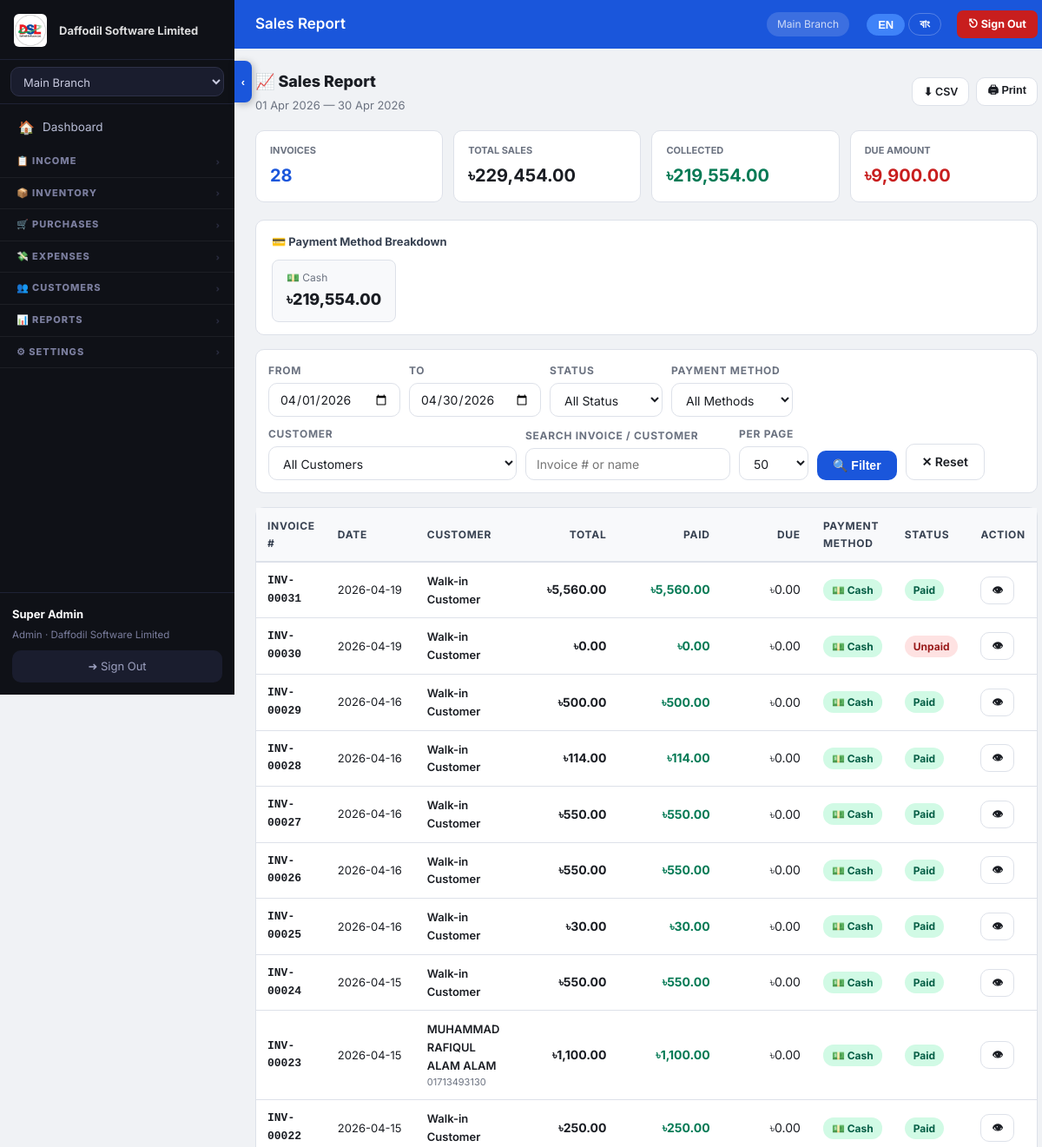
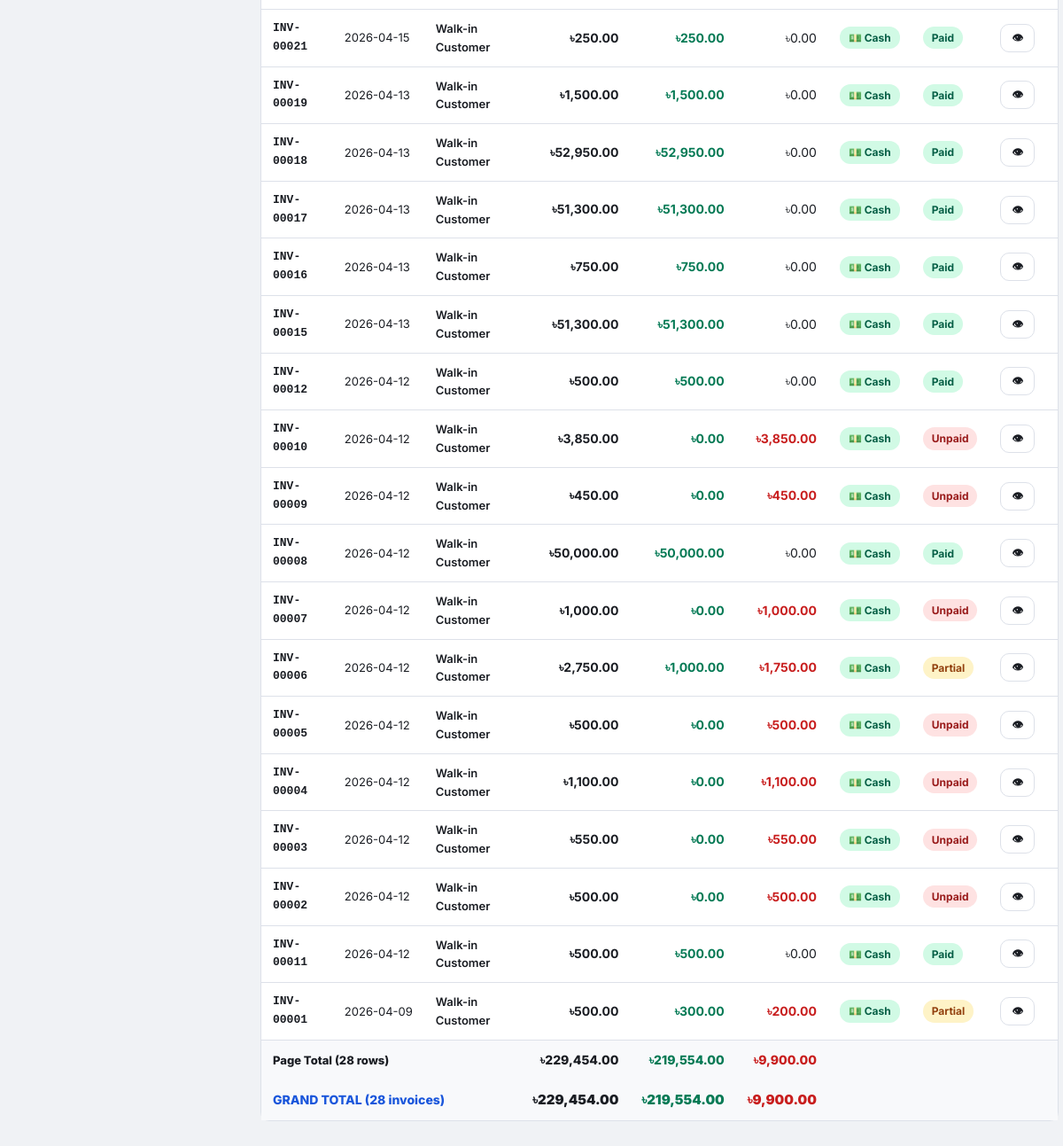
Screenshot of /public/report-sales_old.php (signed in) with the database file from the repository (2 pictures, top to bottom).
### tables this page shows
CREATE TABLE `company_settings` (
  `id` int(10) UNSIGNED NOT NULL,
  `tenant_id` int(10) UNSIGNED NOT NULL,
  `company_name` varchar(150) NOT NULL DEFAULT '',
  `address` text,
  `city` varchar(100) DEFAULT NULL,
  `country` varchar(100) DEFAULT NULL,
  `phone` varchar(50) DEFAULT NULL,
  `phone2` varchar(50) DEFAULT NULL,
  `email` varchar(150) DEFAULT NULL,
  `website` varchar(200) DEFAULT NULL,
  `logo_path` varchar(300) DEFAULT NULL,
  `currency` varchar(10) DEFAULT '$',
  `currency_code` varchar(5) DEFAULT 'USD',
  `tax_label` varchar(30) DEFAULT 'VAT',
  `invoice_prefix` varchar(10) DEFAULT 'INV',
  `footer_note` text,
  `updated_at` datetime DEFAULT CURRENT_TIMESTAMP ON UPDATE CURRENT_TIMESTAMP,
  `loyalty_earn_amount` decimal(10,2) NOT NULL DEFAULT '100.00',
  `loyalty_earn_points` int(11) NOT NULL DEFAULT '1',
  `loyalty_redeem_value` decimal(10,4) NOT NULL DEFAULT '1.0000',
  `loyalty_enabled` tinyint(1) NOT NULL DEFAULT '1',
  `loyalty_min_redeem` int(11) NOT NULL DEFAULT '10',
  `loyalty_expiry_days` int(11) NOT NULL DEFAULT '0'
);

CREATE TABLE `branches` (
  `id` int(10) UNSIGNED NOT NULL,
  `tenant_id` int(10) UNSIGNED NOT NULL,
  `name` varchar(120) NOT NULL,
  `address` text,
  `phone` varchar(30) DEFAULT NULL,
  `is_active` tinyint(1) DEFAULT '1',
  `branch_password` varchar(255) DEFAULT NULL,
  `created_at` datetime DEFAULT CURRENT_TIMESTAMP
);

CREATE TABLE `income` (
  `id` int(10) UNSIGNED NOT NULL,
  `tenant_id` int(10) UNSIGNED NOT NULL,
  `branch_id` int(10) UNSIGNED NOT NULL,
  `invoice_no` varchar(40) NOT NULL,
  `customer_id` int(10) UNSIGNED DEFAULT NULL,
  `customer_name` varchar(120) DEFAULT NULL,
  `date` date NOT NULL,
  `due_date` date DEFAULT NULL,
  `subtotal` decimal(14,2) NOT NULL DEFAULT '0.00',
  `tax_pct` decimal(5,2) DEFAULT '0.00',
  `tax_amount` decimal(14,2) DEFAULT '0.00',
  `discount` decimal(14,2) DEFAULT '0.00',
  `total` decimal(14,2) NOT NULL DEFAULT '0.00',
  `paid` decimal(14,2) DEFAULT '0.00',
  `payment_method` varchar(30) NOT NULL DEFAULT 'cash',
  `balance` decimal(14,2) GENERATED ALWAYS AS ((`total` - `paid`)) STORED,
  `status` enum('draft','unpaid','partial','paid','cancelled') DEFAULT 'unpaid',
  `notes` text,
  `created_by` int(10) UNSIGNED DEFAULT NULL,
  `created_at` datetime DEFAULT CURRENT_TIMESTAMP
);

CREATE TABLE `customers` (
  `id` int(10) UNSIGNED NOT NULL,
  `tenant_id` int(10) UNSIGNED NOT NULL,
  `name` varchar(120) NOT NULL,
  `email` varchar(150) DEFAULT NULL,
  `phone` varchar(30) DEFAULT NULL,
  `address` text,
  `loyalty_points` int(11) NOT NULL DEFAULT '0',
  `membership_tier_id` int(11) DEFAULT NULL,
  `membership_password` varchar(255) NOT NULL DEFAULT '',
  `created_at` datetime DEFAULT CURRENT_TIMESTAMP
);

### public/report-sales_old.php (the view, shortened to what the rows shown need)
<?php
require_once __DIR__ . '/../src/core.php';
$page_title = 'Sales Report';
$tid = tid(); $bid = brid();
$from      = $_GET['from']    ?? date('Y-m-01');
$to        = $_GET['to']      ?? date('Y-m-d');
$per_page  = max(10, min(200, (int)($_GET['per_page'] ?? 50)));
$page      = max(1, (int)($_GET['page'] ?? 1));
$where  = ['i.tenant_id=?','i.branch_id=?'];
$params = [$tid, $bid];
if ($from && $to)       { $where[] = 'i.date BETWEEN ? AND ?'; $params[] = $from; $params[] = $to; }
$whereStr = implode(' AND ', $where);
$joinStr  = 'FROM income i LEFT JOIN customers c ON c.id=i.customer_id';
$cnt_stmt = db()->prepare("SELECT COUNT(*) $joinStr WHERE $whereStr");
$cnt_stmt->execute($params);
$total_rows  = (int)$cnt_stmt->fetchColumn();
$total_pages = max(1, (int)ceil($total_rows / $per_page));
$page        = min($page, $total_pages);
$offset      = ($page-1)*$per_page;
$rows_stmt = db()->prepare(
    "SELECT i.*, c.name cust_name, c.phone cust_phone
     $joinStr WHERE $whereStr
     ORDER BY i.date DESC, i.id DESC
     LIMIT $per_page OFFSET $offset"
);
$rows_stmt->execute($params);
$rows = $rows_stmt->fetchAll();
function pay_badge(string $method): string {
    $map = [
        'cash'  => ['💵 Cash',  'pay-cash'],
        'card'  => ['💳 Card',  'pay-card'],
        'bkash' => ['💚 bKash', 'pay-bkash'],
        'nagad' => ['📲 Nagad', 'pay-nagad'],
        'upay'  => ['🪙 UPay',  'pay-upay'],
    ];
    $m = strtolower(trim($method));
    $info = $map[$m] ?? ['❓ ' . ucfirst($m ?: 'N/A'), 'pay-other'];
    return '<span class="pay-badge ' . $info[1] . '">' . $info[0] . '</span>';
}
$currency = !empty($_SESSION['currency'] ?? '') ? $_SESSION['currency'] : '৳';
?>
<div style="display:flex;justify-content:space-between;align-items:center;margin-bottom:18px;flex-wrap:wrap;gap:10px">
  <div>
    <h2 style="font-size:18px;font-weight:800;margin:0">📈 Sales Report</h2>
  </div>
</div>
<div class="card" style="padding:0">
  <div class="table-wrap">
    <table>
      <thead>
        <tr>
          <th>Invoice #</th>
          <th>Date</th>
          <th>Customer</th>
          <th style="text-align:right">Total</th>
          <th style="text-align:right">Paid</th>
          <th style="text-align:right">Due</th>
          <th>Payment Method</th>
          <th>Status</th>
          <th class="no-print">Action</th>
        </tr>
      </thead>
      <tbody>
        <?php if (empty($rows)): ?>
        <tr><td colspan="9" style="text-align:center;padding:40px;color:#9ca3af">No sales found for the selected filters.</td></tr>
        <?php else:
          foreach ($rows as $r):
            $due = (float)$r['total'] - (float)$r['paid'];
        ?>
        <tr>
          <td style="font-weight:700;font-family:monospace;font-size:13px"><?= h($r['invoice_no'] ?? '') ?></td>
          <td style="font-size:13px;white-space:nowrap"><?= h($r['date'] ?? '') ?></td>
          <td>
            <div style="font-weight:600;font-size:13px"><?= h($r['cust_name'] ?? 'Walk-in Customer') ?></div>
            <?php if (!empty($r['cust_phone'])): ?><div style="font-size:11px;color:#6b7280"><?= h($r['cust_phone']) ?></div><?php endif; ?>
          </td>
          <td style="text-align:right;font-weight:700"><?= $currency ?><?= number_format((float)$r['total'],2) ?></td>
          <td style="text-align:right;color:var(--c-income);font-weight:700"><?= $currency ?><?= number_format((float)$r['paid'],2) ?></td>
          <td style="text-align:right;<?= $due>0?'color:var(--c-expense);font-weight:700':'' ?>"><?= $currency ?><?= number_format($due,2) ?></td>
          <td><?= pay_badge($r['payment_method'] ?? 'cash') ?></td>
          <td>
            <?php
            $sc = ['paid'=>'badge-paid','unpaid'=>'badge-unpaid','partial'=>'badge-partial','cancelled'=>'badge-cancelled'];
            $st = strtolower($r['status'] ?? '');
            echo '<span class="badge '.($sc[$st]??'badge-draft').'">'.ucfirst($st).'</span>';
            ?>
          </td>
          <td class="no-print">
            <a href="invoice-view.php?id=<?= $r['id'] ?>" class="btn btn-outline btn-sm">👁</a>
          </td>
        </tr>
        <?php endforeach; endif; ?>
      </tbody>
    </table>
  </div>
</div>
<?php
$content = ob_get_clean();
include __DIR__ . '/../templates/layout.php';

### templates/layout.php (shortened to what the rows shown need)
<?php
$user             = auth();
$branches         = get_branches();
$active_branch    = brid();
$cs_stmt          = db()->prepare('SELECT * FROM company_settings WHERE tenant_id=?');
$cs_stmt->execute([tid()]);
$cs               = $cs_stmt->fetch() ?: [];
$app_display_name = !empty($cs['company_name']) ? $cs['company_name'] : APP_NAME;
$logo_url         = '';
if (!empty($cs['logo_path'])) $logo_url = APP_URL . '/' . ltrim($cs['logo_path'], '/');
?><!DOCTYPE html>
<html lang="en" id="html-root" data-lang="en">
<head>
<link rel="stylesheet" href="<?= APP_URL ?>/assets/style.css">
</head>
<body class="<?= (isset($_COOKIE['sidebar_collapsed']) && $_COOKIE['sidebar_collapsed']==='1') ? 'sidebar-collapsed' : '' ?>">
<aside class="sidebar" id="sidebar">
  <div class="sidebar-logo">
    <?php if ($logo_url): ?>
      <img src="<?= h($logo_url) ?>" style="height:38px;max-width:130px;object-fit:contain;border-radius:6px">
      <span class="nav-text sidebar-logo-text" style="font-size:13px;opacity:.85;margin-left:4px"><?= h($app_display_name) ?></span>
    <?php else: ?>
      <span style="font-size:26px;color:#3f83f8;flex-shrink:0">⬡</span>
      <span class="nav-text sidebar-logo-text" style="font-size:15px;font-weight:800"><?= h($app_display_name) ?></span>
    <?php endif; ?>
  </div>
  <div class="sidebar-footer">
    <div class="user-badge">
      <strong class="nav-text"><?= h($user['name']) ?></strong>
      <span class="nav-text"><?= h(ucfirst($user['role'])) ?> · <?= h($app_display_name) ?></span>
    </div>
  </div>
</aside>
<div class="main-wrap" id="mainWrap">
  <header class="top-bar">
    <h1 class="page-heading"><?= h($page_title ?? '') ?></h1>
    <span class="top-bar-branch"><?php
      foreach ($branches as $b) if ($b['id'] == $active_branch) echo h($b['name']);
    ?></span>
    <div class="lang-toggle no-print" style="margin-left:8px">
      <button class="lang-btn active" id="btn-lang-en" onclick="setLang('en')">EN</button>
      <button class="lang-btn"        id="btn-lang-bn" onclick="setLang('bn')">বাং</button>
    </div>
    <a href="<?= APP_URL ?>/logout.php" class="topbar-signout no-print"
       onclick="return confirm('Sign out?')" title="Sign Out">
      <span class="t-en">⎋ Sign Out</span><span class="t-bn">⎋ বের হন</span>
    </a>
  </header>
  <main class="content"><?= $content ?? '' ?></main>
</div>
</body>
</html>

### rows the page displays
company_settings: logo_path (picture), company_name "Daffodil Software Limited"
branches: name "Main Branch"
income: invoice_no "INV-00031", date "2026-04-19", customer.name "Walk-in Customer", total "5,560.00", paid "5,560.00", due "0.00", payment_method "💵 Cash", status "Paid"
income: invoice_no "INV-00030", date "2026-04-19", cust_name "Walk-in Customer", total "0.00", paid "0.00", payment_method "💵 Cash", status "Unpaid"
income: invoice_no "INV-00029", date "2026-04-16", customer.name "Walk-in Customer", total "500.00", paid "500.00", due "0.00", payment_method "💵 Cash", status "Paid"
income: invoice_no "INV-00028", date "2026-04-16", customer.name "Walk-in Customer", total "114.00", paid "114.00", due "0.00", payment_method "💵 Cash", status "Paid"
income: invoice_no "INV-00027", date "2026-04-16", customer.name "Walk-in Customer", total "550.00", paid "550.00", due "0.00", payment_method "💵 Cash", status "Paid"
income: invoice_no "INV-00026", date "2026-04-16", customer.name "Walk-in Customer", total "550.00", paid "550.00", due "0.00", payment_method "💵 Cash", status "Paid"
income: invoice_no "INV-00025", date "2026-04-16", customer.name "Walk-in Customer", total "30.00", paid "30.00", due "0.00", payment_method "💵 Cash", status "Paid"
income: invoice_no "INV-00024", date "2026-04-15", customer.name "Walk-in Customer", total "550.00", paid "550.00", due "0.00", payment_method "💵 Cash", status "Paid"
income: invoice_no "INV-00023", date "2026-04-15", customer.name "MUHAMMAD RAFIQUL ALAM ALAM", customer.phone "01713493130", total "1,100.00", paid "1,100.00", due "0.00", payment_method "💵 Cash", status "Paid"
income: invoice_no "INV-00022", date "2026-04-15", cust_name "Walk-in Customer", total "250.00", paid "250.00", due "0.00", payment_method "💵 Cash", status "Paid"
income: invoice_no "INV-00021", date "2026-04-15", cust_name "Walk-in Customer", total "250.00", paid "250.00", due "0.00", payment_method "💵 Cash", status "Paid"
income: invoice_no "INV-00019", date "2026-04-13", cust_name "Walk-in Customer", total "1,500.00", paid "1,500.00", due "0.00", payment_method "💵 Cash", status "Paid"
income: invoice_no "INV-00018", date "2026-04-13", cust_name "Walk-in Customer", total "52,950.00", paid "52,950.00", due "0.00", payment_method "💵 Cash", status "Paid"
income: invoice_no "INV-00017", date "2026-04-13", cust_name "Walk-in Customer", total "51,300.00", paid "51,300.00", due "0.00", payment_method "💵 Cash", status "Paid"
income: invoice_no "INV-00016", date "2026-04-13", cust_name "Walk-in Customer", total "750.00", paid "750.00", due "0.00", payment_method "💵 Cash", status "Paid"
income: invoice_no "INV-00015", date "2026-04-13", cust_name "Walk-in Customer", total "51,300.00", paid "51,300.00", due "0.00", payment_method "💵 Cash", status "Paid"
income: invoice_no "INV-00012", date "2026-04-12", cust_name "Walk-in Customer", total "500.00", paid "500.00", due "0.00", payment_method "💵 Cash", status "Paid"
income: invoice_no "INV-00010", date "2026-04-12", cust_name "Walk-in Customer", total "3,850.00", paid "0.00", due "3,850.00", payment_method "💵 Cash", status "Unpaid"
income: invoice_no "INV-00009", date "2026-04-12", cust_name "Walk-in Customer", total "450.00", paid "0.00", payment_method "💵 Cash", status "Unpaid"
income: invoice_no "INV-00008", date "2026-04-12", cust_name "Walk-in Customer", total "50,000.00", paid "50,000.00", due "0.00", payment_method "💵 Cash", status "Paid"
income: invoice_no "INV-00007", date "2026-04-12", cust_name "Walk-in Customer", total "1,000.00", paid "0.00", due "1,000.00", payment_method "💵 Cash", status "Unpaid"
income: invoice_no "INV-00006", date "2026-04-12", cust_name "Walk-in Customer", total "2,750.00", paid "1,000.00", due "1,750.00", payment_method "💵 Cash", status "Partial"
income: invoice_no "INV-00005", date "2026-04-12", cust_name "Walk-in Customer", total "500.00", paid "0.00", payment_method "💵 Cash", status "Unpaid"
income: invoice_no "INV-00004", date "2026-04-12", cust_name "Walk-in Customer", total "1,100.00", paid "0.00", due "1,100.00", payment_method "💵 Cash", status "Unpaid"
income: invoice_no "INV-00003", date "2026-04-12", cust_name "Walk-in Customer", total "550.00", paid "0.00", payment_method "💵 Cash", status "Unpaid"
income: invoice_no "INV-00002", date "2026-04-12", cust_name "Walk-in Customer", total "500.00", paid "0.00", payment_method "💵 Cash", status "Unpaid"
income: invoice_no "INV-00011", date "2026-04-12", cust_name "Walk-in Customer", total "500.00", paid "500.00", due "0.00", payment_method "💵 Cash", status "Paid"
income: invoice_no "INV-00001", date "2026-04-09", cust_name "Walk-in Customer", total "500.00", paid "300.00", due "200.00", payment_method "💵 Cash", status "Partial"

### other values shown
$user['name'] "Super Admin"
$user['role'] "Admin"
$page_title "Sales Report"
$summary['cnt'] "28"
$currency "৳"
$summary['total_sales'] "229,454.00"
$summary['total_paid'] "219,554.00"
$summary['total_due'] "9,900.00"
$label "💵 Cash"
$amt "219,554.00"
count($rows) "28"
$row_total "229,454.00"
$row_paid "219,554.00"
$row_due "9,900.00"
$total_rows "28"
